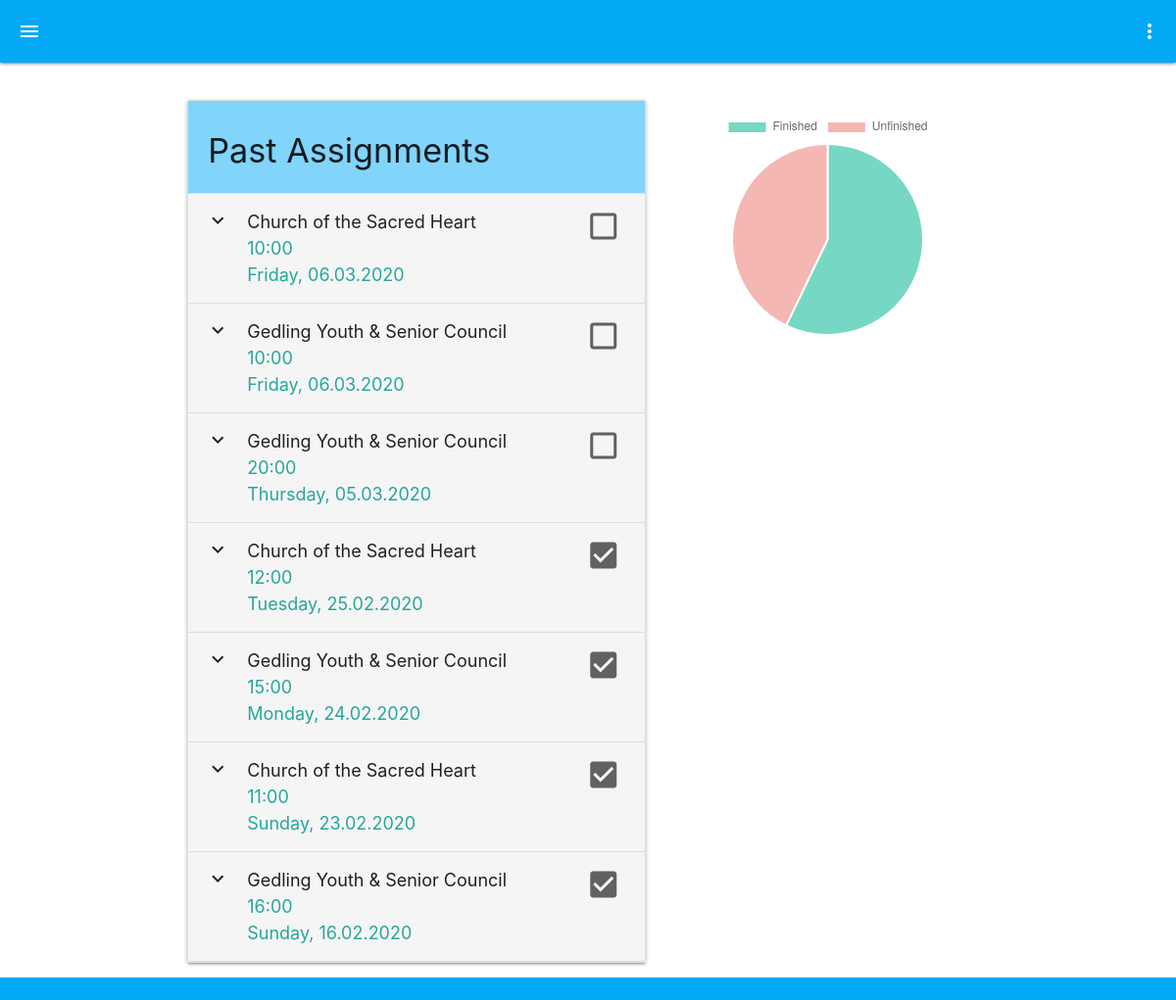
/history (signed in), run on the app's committed database.
### cepf/models.py (models this page shows)
class Community(models.Model):
    name = models.CharField(max_length=50)
    type = models.CharField(max_length=50)
    location = models.CharField(max_length=100)
    communication_channel = models.CharField(max_length=50)
    engagement_period = models.CharField(max_length=5)
    engagement_period_multipler = models.IntegerField()
    class Meta:
        db_table = 'Community'
        verbose_name_plural = 'Community'

### cepf/views.py (the view)
# urls.py: path('history', views.history, name='history'),
@login_required(login_url='/auth/login/')
def history(request):
    context = {
        'assignments': [],
    }
    appointments = Appointment.objects.filter(
            officers__id=request.user.id
        ).order_by('-date')
    data = [0, 0]
    for appointment in appointments:
        if appointment.date.date() < d.today():
            context['assignments'].append(
                {
                    'name': appointment.community.name,
                    'time': appointment.date.strftime("%H:%M"),
                    'date': appointment.date.strftime("%A, %d.%m.%Y"),
                    'location': appointment.community.location,
                    'contact': appointment.community.communication_channel,
                    'is_completed': appointment.is_completed,
                    'id': appointment.id
                }
            )
            if appointment.is_completed:
                data[0] += 1
            else:
                data[1] += 1
    labels = ['Finished', 'Unfinished']
    context['labels'] = labels
    context['data'] = data
    return render(request, 'history.html', context)

### templates/history.html (shortened to what this page needs)
{% extends 'base.html' %}
{% load static %}
{% block head %}
<link rel="stylesheet" href="{% static "css/calendar.css" %}">
<link rel="stylesheet" href="{% static "css/history.css" %}">
{% endblock %}
{% block content %}
<main>
        <div class="container">
                <div class="row">
                        <div class="col s12 m12 l7">
                                <ul class="collapsible collection with-header">
                                        <li class="collection-header light-blue lighten-3">
                                                <h4>Past Assignments</h4>
                                        </li>
                                        {% for assignment in assignments %}
                                        <li>
                                                <div class="collapsible-header grey lighten-4">
                                                        <i class="material-icons">expand_more</i>
                                                        <div>{{ assignment.name }}
                                                                <div class="teal-text text-lighten-1">{{ assignment.time }}</div>
                                                                <div class="teal-text text-lighten-1">{{ assignment.date }}</div>
                                                        </div>
                                                        <div class="right-aligned-flex grey-text text-darken-2">
                                                                {% if not assignment.is_completed %}
                                                                <a href="{% url 'add_feedback' id=assignment.id back='history' %}" class="grey-text text-darken-2">
                                                                        <i class="material-icons checkbox">check_box_outline_blank</i>
                                                                </a>
                                                                {% else %}
                                                                <i class="material-icons checkbox">check_box</i>
                                                                {% endif %}
                                                        </div>
                                                </div>
                                        </li>
                                        {% endfor %}
                                </ul>
                        </div>
                        <div class="col s12 m12 l5">
                                <div id="pie-container">
                                        <canvas id="pie-chart"></canvas>
                                </div>
                        </div>
                </div>
        </div>
</main>
{% endblock %}
{% block scripts %}
<script>
        var config = {
                type: 'pie',
                data: {
                        datasets: [{
                                data: {{ data|safe }},
                                backgroundColor: [
                                        '#76D7C4', '#F5B7B1'
                                ],
                                label: 'Population'
                        }],
                        labels: {{ labels|safe }}
                },
                options: {
                        responsive: true,
                        aspectRatio: 1
                }
        };
        window.onload = function() {
                var ctx = document.getElementById('pie-chart').getContext('2d');
                window.myPie = new Chart(ctx, config);
        };
</script>
{% endblock %}

### static/css/base.css (style rules this page uses)
main { margin-top: 30px; margin-bottom: 23px; }

### static/css/calendar.css (style rules this page uses)
.collapsible-header { font-size: 18px; }
.collection-header { font-size: 16px; }
.checkbox { font-size: 36px !important; }
.right-aligned-flex { margin-left: auto; }

### static/css/history.css (style rules this page uses)
#pie-container { width: 70% !important; height: 70% !important; margin: auto; padding-top: 20px; }

### data on the page
Community: name "Church of the Sacred Heart" "Church of the Sacred Heart" "Church of the Sacred Heart"
Community: name "Gedling Youth & Senior Council" "Gedling Youth & Senior Council" "Gedling Youth & Senior Council" "Gedling Youth & Senior Council"

### other printed values
{{ assignment.time }} "10:00" "10:00" "20:00" "12:00" "15:00" "11:00" "16:00"
{{ assignment.date }} "Friday, 06.03.2020" "Friday, 06.03.2020" "Thursday, 05.03.2020" "Tuesday, 25.02.2020" "Monday, 24.02.2020" "Sunday, 23.02.2020" "Sunday, 16.02.2020"
chart data {{ data|safe }} [4, 3]
